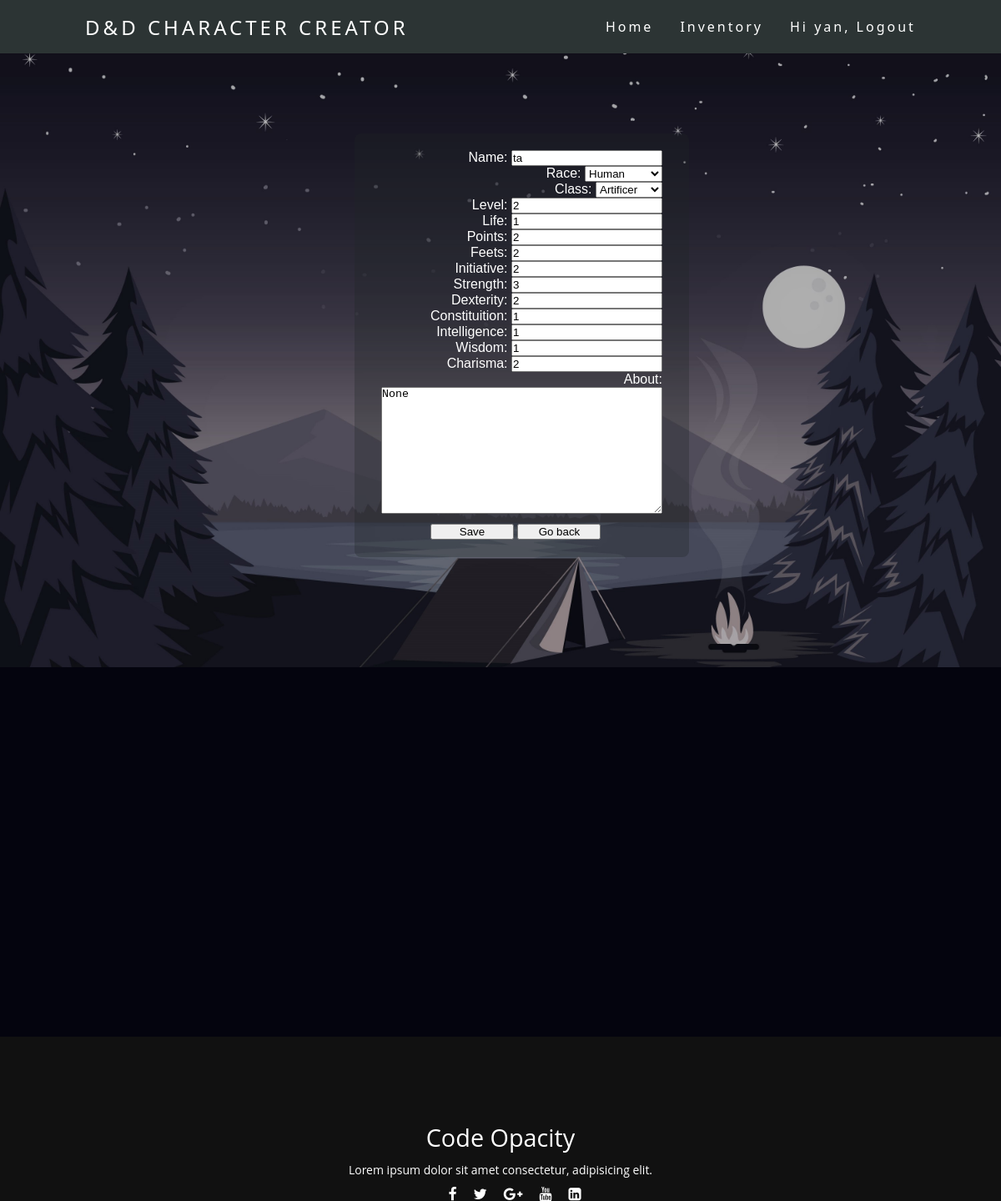
Page /edit/2/ (signed in) on the committed database.
### core/models.py (models this page shows, shortened)
class Character(models.Model):
    user = models.ForeignKey(settings.AUTH_USER_MODEL, on_delete=models.CASCADE)
    name = models.CharField(max_length=50, unique=True)
    class Race(models.TextChoices):
        Human = 'Human'
        Orc = 'Orc'
        Elf = 'Elf'
        Centaur = 'Centaur'
        Dragonborn = 'Dragonborn'
        Dwarf = 'Dwarf'
        Hobbit = 'Hobbit'
    race = models.CharField(max_length=10, choices=Race.choices, default='None')
    class Class(models.TextChoices):
        Artificer = 'Artificer'
        Barbarian = 'Barbarian'
        Bard = 'Bard'
        Cleric = 'Cleric'
        Druid = 'Druid'
        Fighter = 'Fighter'
        Monk = 'Monk'
        Paladin = 'Paladin'
        Ranger = 'Ranger'
        Rogue = 'Rogue'
        Sorcerer = 'Sorcerer'
        Warlock = 'Warlock'
        Wizard = 'Wizard'
    Class = models.CharField(max_length=10, choices=Class.choices, default='None')
    level = models.IntegerField()
    life = models.IntegerField()
    points = models.IntegerField()
    feets = models.IntegerField()
    initiative = models.IntegerField()
    strength = models.IntegerField()
    dexterity = models.IntegerField()
    constituition = models.IntegerField()
    intelligence = models.IntegerField()
    wisdom = models.IntegerField()
    charisma = models.IntegerField()
    about = models.TextField(default='')

### core/views.py (the view)
# urls.py: path('edit/<int:pk>/', views.edit, name='edit'),
@login_required(login_url='login')
def edit(request, pk):
    data = {}
    data['character'] = Character.objects.get(pk=pk)
    data['form'] = CharacterForm(instance=data['character'])
    return render(request, 'form.html', data)

### core/forms.py
class CharacterForm(ModelForm):
    class Meta:
        model = Character
        exclude = ('user',)

### core/templates/form.html (shortened to what this page needs)
{% extends 'base.html' %}
{% load static %}
{% block content %}
    <link rel="stylesheet" href="{% static 'css/style_create_inventory.css' %}">
    <div class="forms_body">
	<div class="box">
            <div class="container">
		<form action="{% if character %}/update/{{character.id}}/{% else %}/create/{% endif %}" method="POST">
		    <div style="color:white;display:grid;max-width:20%;max-height:100%;padding-top:20px;text-align:right">
			<div style="color:white;background-color:rgba(31,37,37,0.3);padding:20px 32px;border-radius:8px;padding-block-end:40px;">
			    <div style="padding-bottom: 8px;">
				{{form.as_p}}
			    </div>
			    <div style="position: absolute;left: 43%;">
				<button type="submit" style="width:100px;">Save</button>
				<button type="submit" style="width:100px;">
				    <a href="{% url 'inventory' %}" style="color:black">Go back</a>
				</button>
			    </div>
			</div>
		    </div>
		</form>
            </div>
	</div>
    </div>
{% endblock %}

### core/templates/base.html (shortened to what this page needs)
{% load static %}
<!DOCTYPE html>
<html lang="en">
    <head>
	<link rel="stylesheet" href="{% static '/css/style.css' %}">
	<link rel="stylesheet" href="https://cdnjs.cloudflare.com/ajax/libs/font-awesome/4.7.0/css/font-awesome.min.css">
    </head>
    <body>
	<header>
            <nav>
		<a class="logo" href="{% url 'core' %}">D&D Character Creator</a>
		<ul class="nav-list">
                    <li><a href="{% url 'core' %}">Home</a></li>
                    <li class="InventoryB" onclick="clickMenu()">Inventory</li>
		    {% if user.is_authenticated %}
			<li><a href="{% url 'logout' %}">Hi {{request.user}}, Logout</a></li>
		    {% else %}
			<li><a href="{% url 'login' %}">Login</a></li>
		    {% endif %}
		</ul>
            </nav>
	</header>
	<footer class="nav-down">
            <div class="footer-content">
		<h3> code opacity</h3>
		<p>Lorem ipsum dolor sit amet consectetur, adipisicing elit.</p>
		<ul class="socials">
                    <li><a href="#"><i class="fa fa-facebook"></i></a></li>
                    <li><a href="#"><i class="fa fa-twitter"></i></a></li>
                    <li><a href="#"><i class="fa fa-google-plus"></i></a></li>
                    <li><a href="#"><i class="fa fa-youtube"></i></a></li>
                    <li><a href="#"><i class="fa fa-linkedin-square"></i></a></li>
		</ul>
            </div>
	</footer>
	<main>
	    {% block content %}
	    {% endblock %}
	</main>
    </body>
</html>

### core/static/css/style.css (style rules this page uses)
* { margin: 0; padding: 0; }
a { color: #fff; text-decoration: none; transition: 0.3s; }
.InventoryB { color: #fff; text-decoration: none; transition: 0.3s; cursor:pointer; }
.logo { font-size: 24px; text-transform: uppercase; letter-spacing: 4px; }
nav { display: flex; justify-content: space-around; align-items: center; font-family: system-ui, -apple-system, BlinkMacSystemFont, 'Segoe UI', Roboto, Oxygen, Ubuntu, Cantarell, 'Open Sans', 'Helvetica Neue', sans-serif; background: #2c3434; height: 8vh; }
main { background: url("/static/img/Dnd.jpg") no-repeat center center; background-size: cover; height: 92vh; }
.nav-list { list-style: none; display: flex; }
.nav-list li { letter-spacing: 3px; margin-left: 32px; }
footer { display: flex; justify-content: space-around; height: 22%; position: absolute; background-size: cover; bottom: 0; left: 0; right: 0; background: #111; width: auto; font-family: "Open Sans"; padding-top: 40px; color: #fff; }
.nav-down { bottom: -160px; }
.footer-content { display: flex; align-items: center; justify-content: center; flex-direction: column; text-align: center; }
.footer-content h3 { font-size: 1.8rem; font-weight: 400; text-transform: capitalize; line-height: center; }
.footer-content p { margin: 10px auto; line-height: center; font-size: 14px; }
.socials { list-style: none; display: flex; align-items: center; justify-content: center; margin: 2rem 0 4rem 0; }
.socials li { margin: 0 10px; }
.socials a { text-decoration: none; color: #fff }
.socials a i { font-size: 1.1rem; transition: color .4s ease; }

### core/static/css/style_create_inventory.css (style rules this page uses)
* { margin: 0; padding: 0; }
body { background: rgb(4, 4, 14); }
.forms_body { margin: 0; padding: 0; font-family: 'poppins' ,sans-serif; background: url("/static/img/gray.jpg") no-repeat center center; background-size: cover; height: 100%; }
.box { display:grid; justify-content: center; align-items: center; min-height: 85vh; }
.container { width: 350px; display: flex; flex-direction:column; padding: 0 15px 0 15px; }
i { position: relative; top: -33px; left: 17px; color: #fff; }

### rows in the picture
Character: name "ta", race "Human", Class "Artificer", level "2", life "1", points "2", feets "2", initiative "2", strength "3", dexterity "2", constituition "1", intelligence "1", wisdom "1", charisma "2", about "None"

### other values in the picture
{{ request.user }} "yan"
